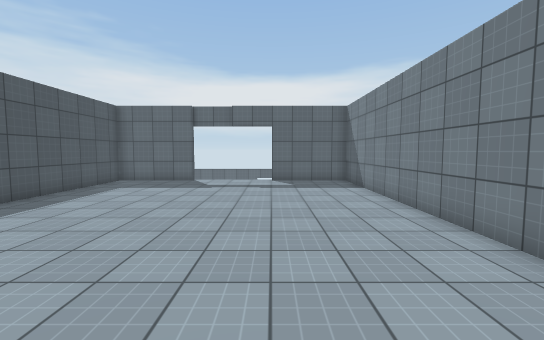
view 1 (above)

21 first-person views from a walk through a Unity game level. The camera is 1.5 m above the floor, tilts 4° down and sees 90° across. The floor is counted in squares, 1 m on a side. Each view is taken from the middle of a square. On the plan, view 1 faces up. The plan holds only what a view shows up to about 14 squares ahead; the rest is blank. The place goes on beyond the plan. Surface patterns are stand-ins for the level's own textures.

view 2
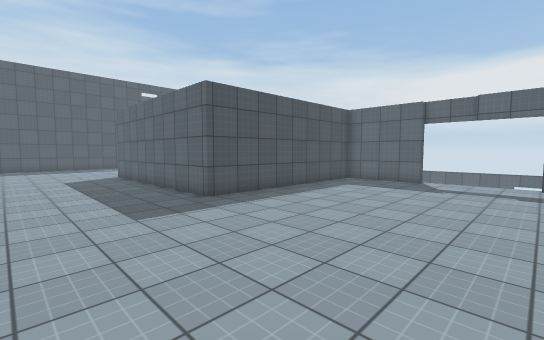

view 3
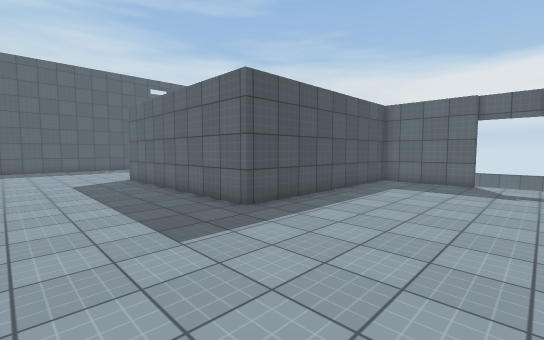

view 4
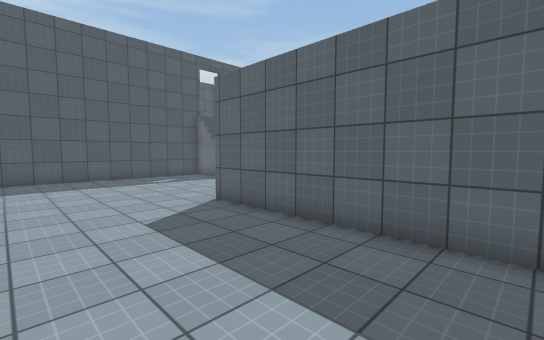

view 5
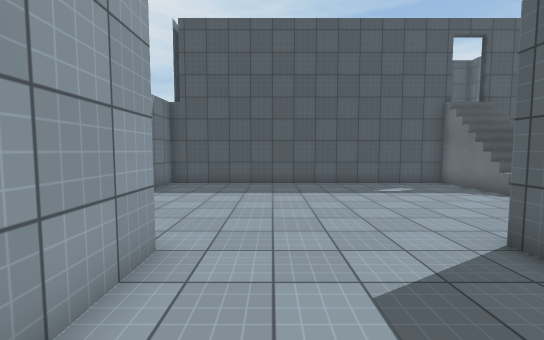

view 6
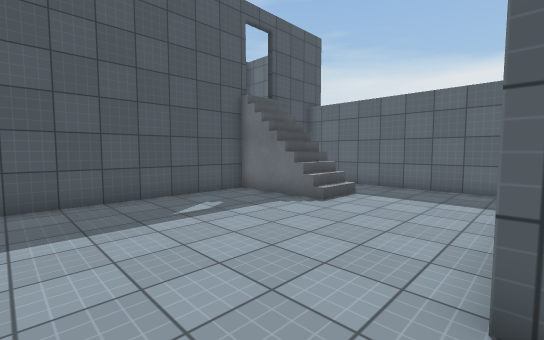

view 7
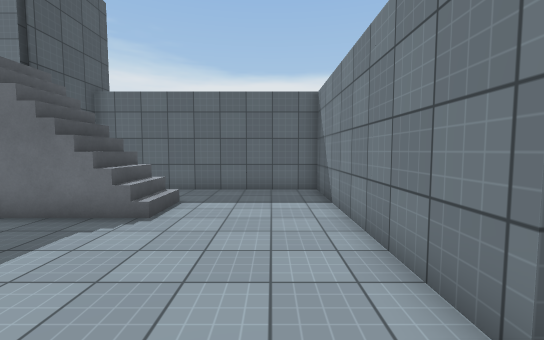

view 8
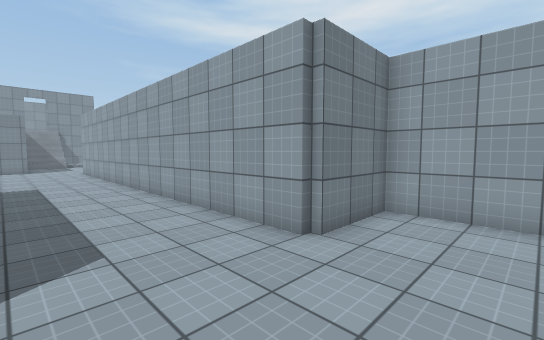

view 9
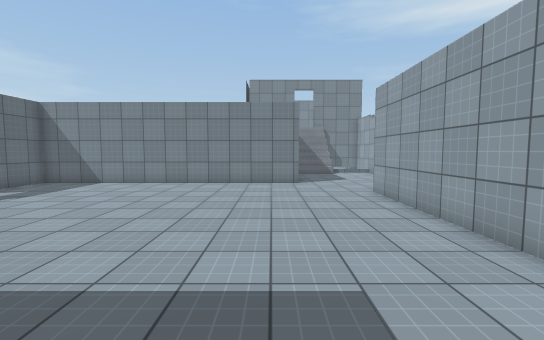

view 10
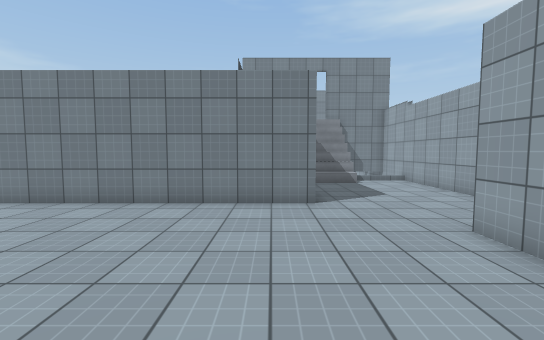

view 11
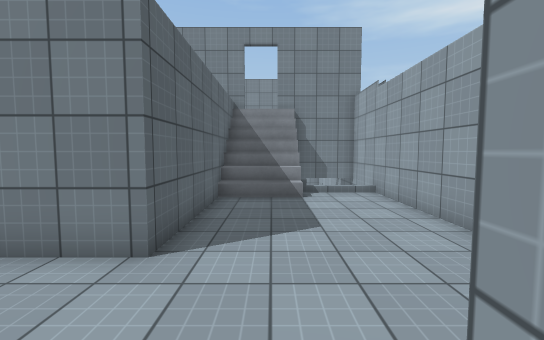

view 12
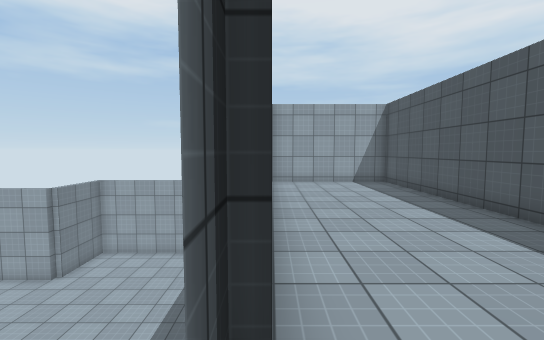

view 13
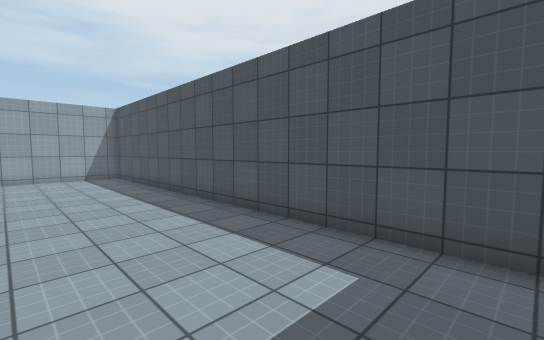

view 14
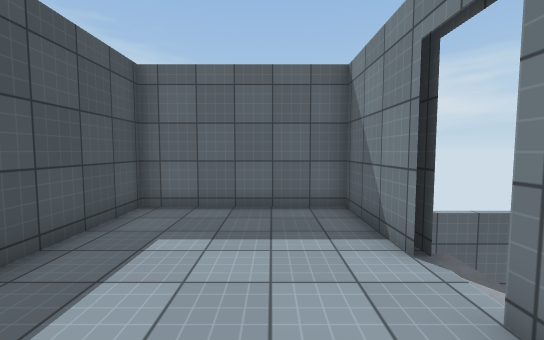

view 15
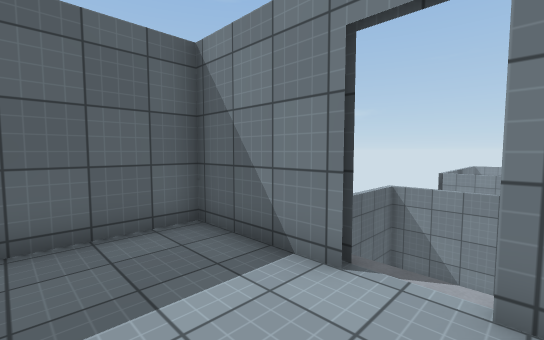

view 16
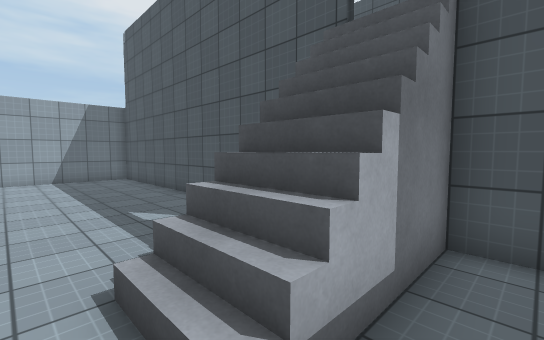

view 17
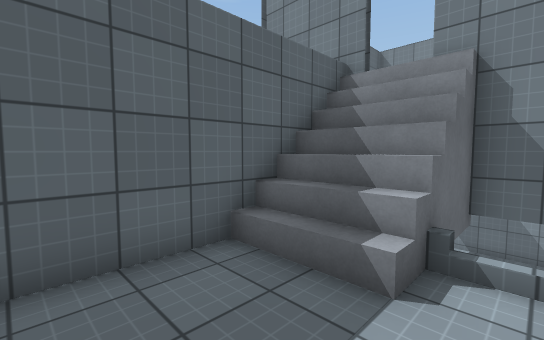

view 18
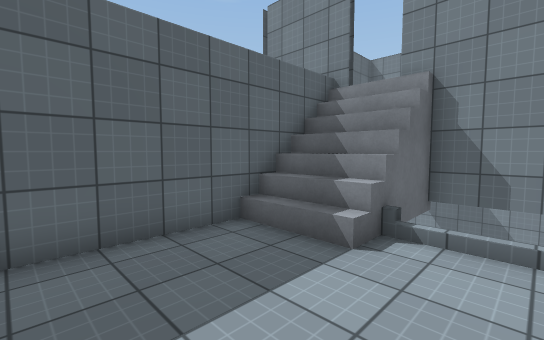

view 19
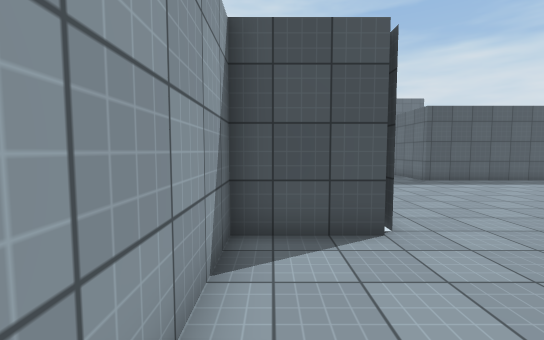

view 20
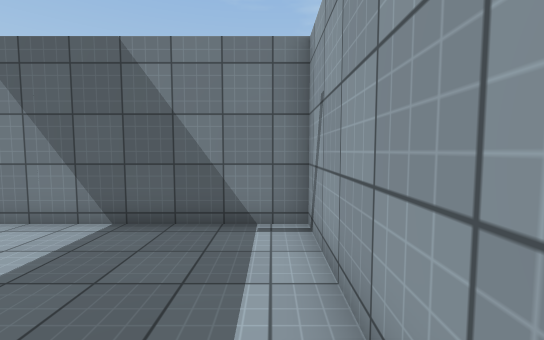

view 21
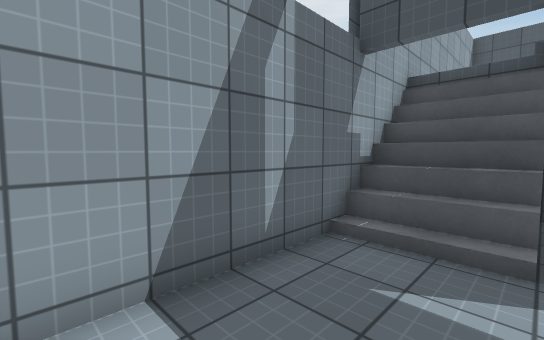

### Floor plan
Key: @ floor where view 1 was taken; # wall or solid block; . main floor; - floor 3.25 m lower than the main floor; : floor 3.75 m higher than the main floor; / step, stairs or slope.
Columns run from 32 left of view 1 to 22 right of it. Each row starts with its distance up from view 1.
 15 #######
 14 #:::::##########        #####....####
 13 #:::::#  ......#        #...........#
 12 #:::::#........#        #...........#
 11 #:::::#////....#        #...........#
 10 #::::::////....#        #...........#
  9 #:::::#////....#        #...........#
  8 #:::::#........#        #...........#
  7 #:::::#........#        #...........#
  6 #:::::#........#        #...........#
  5 #:::::#........##########...........#
  4 #:::::#.............................#
  3 #:::::#.............................#                 #
  2 #:::::#.............................#######          /#
  1 #:::::#..................................////        /#
  0 #:::::#.........................@........////     ----#
 -1 #:::::#........###################.......// ///-- ----#
 -2 #:::::#........#                 #......../////-------#
 -3 #######........#                 #......../////-------#
 -4       ##########                 ######################

Positions as (right, up) in squares from view 1, and headings:
1: (0, 0), facing up
2: (0, 0), facing up-left
3: (-2, 0), facing up-left
4: (-10, 0), facing up-left
5: (-13, 1), facing left
6: (-17, 2), facing up-left
7: (-19, 3), facing up
8: (-20, 3), facing down-right
9: (-9, 3), facing right
10: (-4, 3), facing right
11: (0, 0), facing right
12: (-26, 10), facing down
13: (-27, 13), facing down-left
14: (-28, 7), facing up
15: (-29, 9), facing up-right
16: (-21, 12), facing down-left
17: (6, -2), facing up-right
18: (5, -3), facing up-right
19: (6, -3), facing left
20: (16, -3), facing right
21: (18, -1), facing down-left
